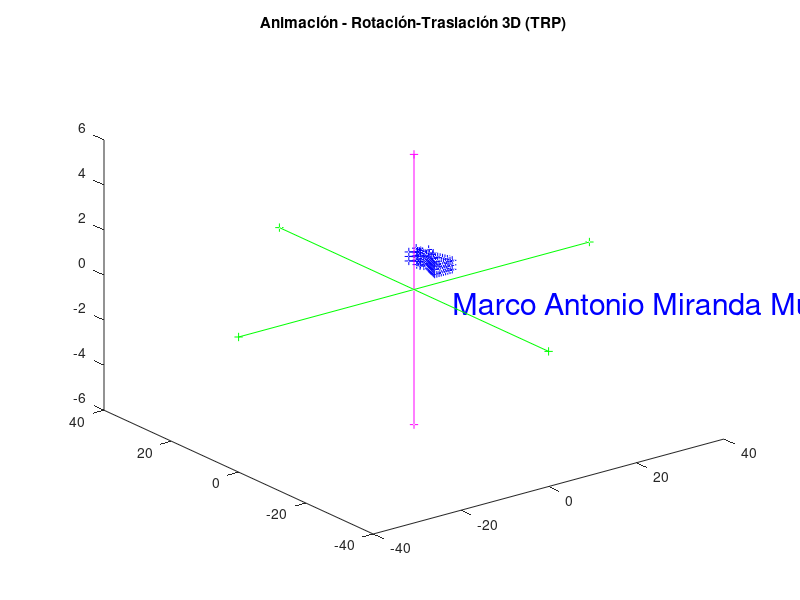

MATLAB code for this plot:
# Rotación-Traslación 3D - TRP ANIMACIÓN
# Autor: Marco Antonio Miranda Muñoz
clc; clear all; close all;
format short;
output_precision(2);
disp("Marco Antonio Miranda Muñoz");

# --- Definir dibujo (P1 + P2) - Flor en maceta con 58 vértices en 3D ---
P1_x = [9.0000  8.8333  8.6667  8.5000  8.3333  8.1667  8.0000  8.5000  9.0000  9.5000 10.0000 10.5000 11.0000 11.5000 12.0000 11.8333 11.6667 11.5000 11.3333 11.1667 11.0000 10.5000 10.0000  9.5000  9.0000 10.0000 10.0000 10.0000  9.0000  8.5000  9.0000 10.0000 11.0000 11.5000 11.0000 10.0000 10.0000 10.0000];
P1_y = [8.0000  7.5000  7.0000  6.5000  6.0000  5.5000  5.0000  5.0000  5.0000  5.0000  5.0000  5.0000  5.0000  5.0000  5.0000  5.5000  6.0000  6.5000  7.0000  7.5000  8.0000  8.0000  8.0000  8.0000  8.0000  8.0000  9.0000 10.0000 10.5000 10.0000  9.5000 10.0000 10.5000 10.0000  9.5000 10.0000 11.0000 12.0000];

P2_x = [10.4045 12.0000 10.4045 10.0000 10.4045 10.6180  9.8455 10.0000  9.8455  8.3820  9.5000 10.0000  9.5000  8.3820  9.8455 10.0000  9.8455 10.6180 10.4045 10.0000];
P2_y = [11.7061 12.0000 12.2939 12.0000 12.2939 13.9021 12.4755 12.0000 12.4755 13.1756 12.0000 12.0000 12.0000 10.8244 11.5245 12.0000 11.5245 10.0979 11.7061 12.0000];

x = [P1_x P2_x] - 10;  # Centrar
y = [P1_y P2_y] - 9.5;

num_points = length(x);
P_base = [x; y; zeros(1, num_points); ones(1, num_points)];

PF1 = P_base;
PF1(3,:) = -0.2;
PF2 = P_base;
PF2(3,:) = -0.4;
PF3 = P_base;
PF3(3,:) = -0.6;

P = [PF1 PF2 PF3];

# Ajustar el tamaño inicial de la flor
Sx = 1.0;
Sy = 1.0;
Sz = 1.0;
S = [Sx 0 0 0; 0 Sy 0 0; 0 0 Sz 0; 0 0 0 1];

# Ajustar la posición inicial de la flor
Tx = 14;
Ty = 14;
Tz = 0;
T_init = [1 0 0 Tx; 0 1 0 Ty; 0 0 1 Tz; 0 0 0 1];

# Aplicar las 2 transformaciones anteriores
P = T_init * S * P;

# Desplazamiento de la animación
Tx = -0.5;
Ty = -0.4;
Tz = 0.08;
T = [1 0 0 Tx; 0 1 0 Ty; 0 0 1 Tz; 0 0 0 1];

# Matriz de rotación de la animación (alrededor de Z)
alfa = 4;
R = [cosd(alfa) -sind(alfa) 0 0; sind(alfa) cosd(alfa) 0 0; 0 0 1 0; 0 0 0 1];

figure(1);
dx = 40;
dy = 40;
dz = 6;
Pp = P;
for i=1:100;  # 100 ciclos
  Pp = T * R * Pp;

  hold off;
  plot3(P(1,:), P(2,:), P(3,:), "-+b");
  axis([-dx dx -dy dy -dz dz]);
  hold on;
  plot3(Pp(1,:), Pp(2,:), Pp(3,:), "--*r");
  title("Animación - Rotación-Traslación 3D (TRP)");
  text(1, -10, 0, "Marco Antonio Miranda Muñoz", "fontsize", 22, "color", "b");
  # Eje X
  Ex = [-dx dx; 0 0; 0 0; 1 1];
  plot3(Ex(1,:), Ex(2,:), Ex(3,:), "-+g");
  # Eje Y
  Ey = [0 0; -dy dy; 0 0; 1 1];
  plot3(Ey(1,:), Ey(2,:), Ey(3,:), "-+g");
  # Eje Z
  Ez = [0 0; 0 0; -dz dz; 1 1];
  plot3(Ez(1,:), Ez(2,:), Ez(3,:), "-+m");
  pause(0.01);
end;
